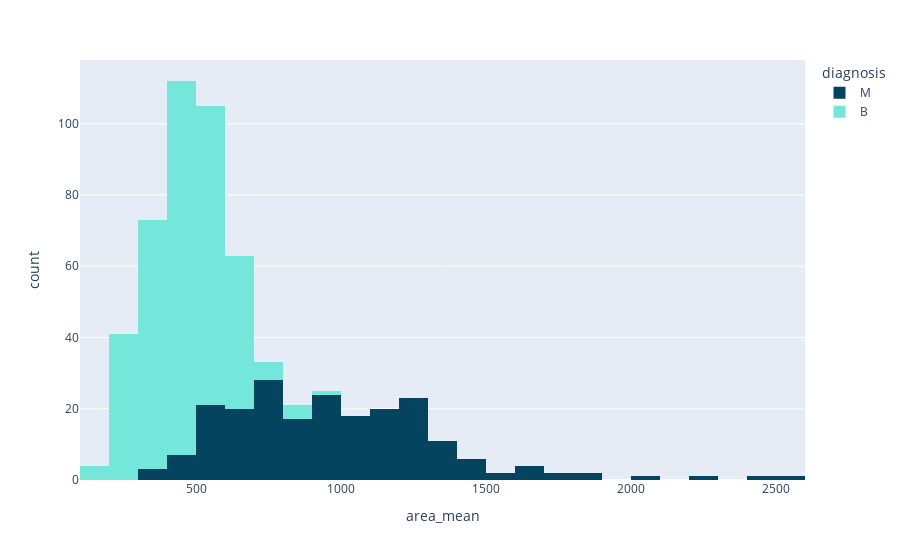

Here is the notebook cell this chart was saved with:
### Code cell
px.histogram(data_frame=ds,x='area_mean',color='diagnosis',color_discrete_sequence=['#05445E','#75E6DA'])

### Figure 1 — Plotly figure (JSON) as saved in the notebook; plotly's stock layout.template omitted (floating-point values rounded to 4 significant figures; data arrays with more than 128 entries replaced by an {"elided": "..."} marker saying what was removed)
{"data": [{"alignmentgroup": "True", "bingroup": "x", "hovertemplate": "diagnosis=M<br>area_mean=%{x}<br>count=%{y}<extra></extra>", "legendgroup": "M", "marker": {"color": "#05445E", "pattern": {"shape": ""}}, "name": "M", "offsetgroup": "M", "orientation": "v", "showlegend": true, "type": "histogram", "x": {"elided": "212 float values"}, "xaxis": "x", "yaxis": "y"}, {"alignmentgroup": "True", "bingroup": "x", "hovertemplate": "diagnosis=B<br>area_mean=%{x}<br>count=%{y}<extra></extra>", "legendgroup": "B", "marker": {"color": "#75E6DA", "pattern": {"shape": ""}}, "name": "B", "offsetgroup": "B", "orientation": "v", "showlegend": true, "type": "histogram", "x": {"elided": "357 float values"}, "xaxis": "x", "yaxis": "y"}], "layout": {"autosize": true, "barmode": "relative", "legend": {"title": {"text": "diagnosis"}, "tracegroupgap": 0}, "margin": {"t": 60}, "xaxis": {"anchor": "y", "autorange": true, "domain": [0, 1], "range": [100, 2600], "title": {"text": "area_mean"}, "type": "linear"}, "yaxis": {"anchor": "x", "autorange": true, "domain": [0, 1], "range": [0, 117.9], "title": {"text": "count"}}}}
